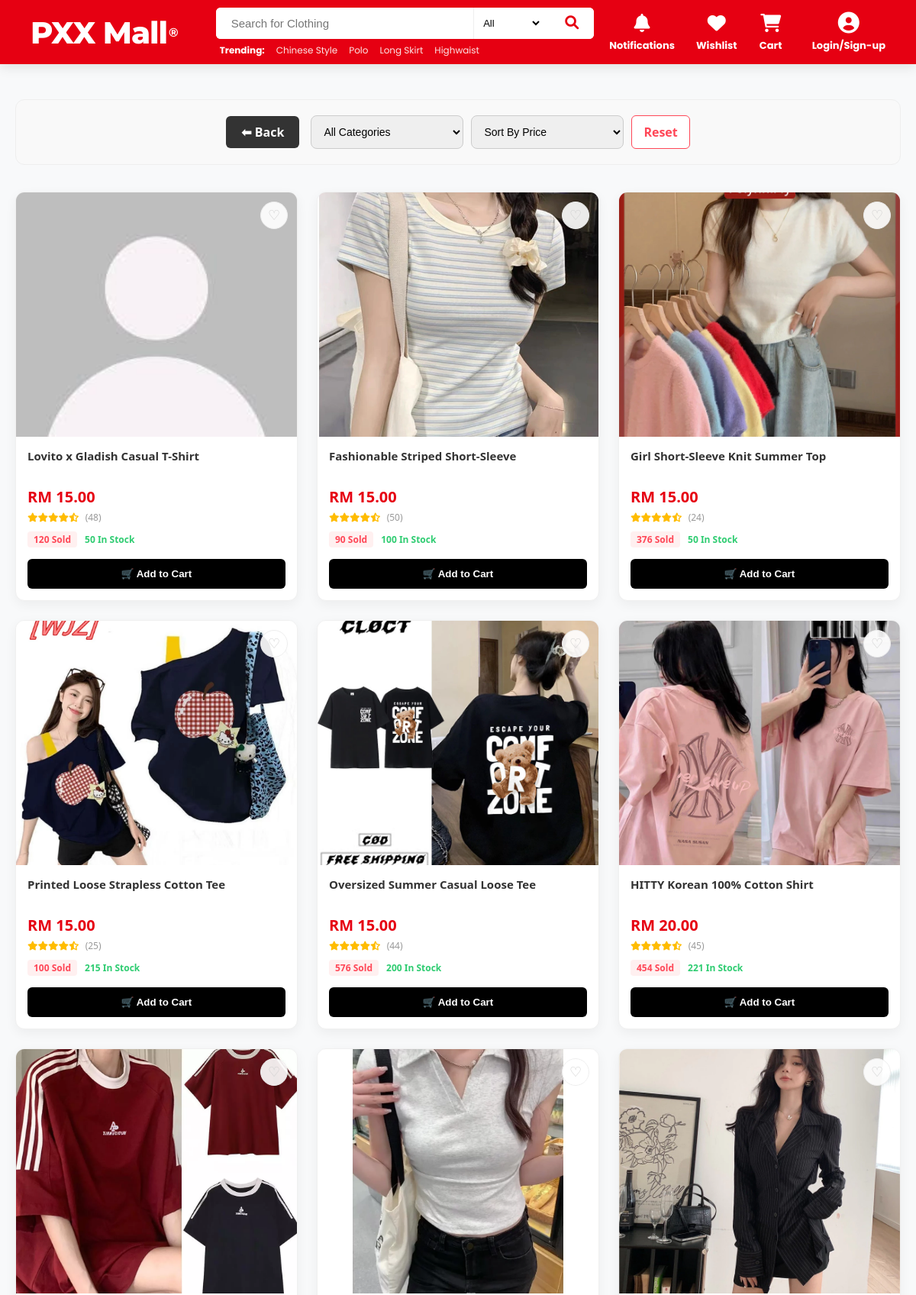
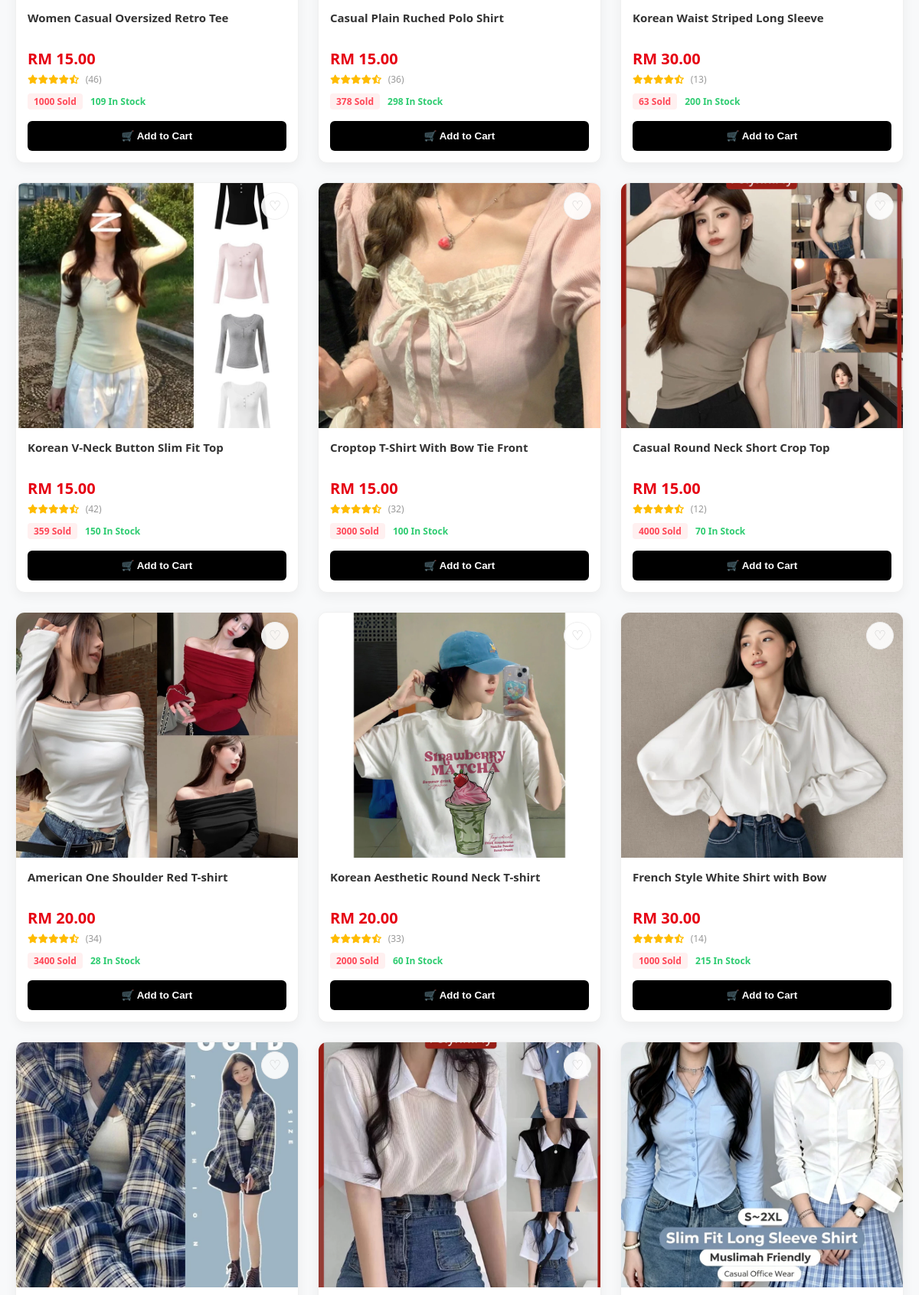
The page /ViewAllProduct.php (upper part) on the database its author committed (2 pictures, top to bottom).
### tables this page shows
CREATE TABLE `products` (
  `product_id` varchar(20) NOT NULL,
  `category_id` varchar(20) DEFAULT NULL,
  `name` varchar(255) NOT NULL,
  `keywords` text DEFAULT NULL,
  `description` text DEFAULT NULL,
  `price` decimal(10,2) NOT NULL,
  `size` varchar(100) DEFAULT NULL,
  `colour` varchar(100) DEFAULT NULL,
  `rating` varchar(20) NOT NULL,
  `stock` int(11) NOT NULL DEFAULT 0,
  `low_stock_threshold` int(11) DEFAULT 5,
  `sales_count` varchar(20) DEFAULT '0',
  `product_image` varchar(255) DEFAULT NULL,
  `status` enum('In stock','Low in stock','Out of stock') DEFAULT NULL,
  `created_at` timestamp NOT NULL DEFAULT current_timestamp()
);

### ViewAllProduct.php (the view, shortened to what this page needs)
<?php
require_once 'includes/db.php';
require_once 'includes/_head.php';
$current_user_id = $_SESSION['user_id'] ?? null;
$sort = $_GET['sort'] ?? '';
$sql = "SELECT p.*,
        (SELECT COUNT(*) FROM favourites f WHERE f.product_id = p.product_id AND f.user_id = ?) as is_favourite
        FROM products p WHERE 1=1";
$params = [$current_user_id];
if ($sort == 'price_low') { $sql .= " ORDER BY p.price ASC"; }
elseif ($sort == 'price_high') { $sql .= " ORDER BY p.price DESC"; }
else { $sql .= " ORDER BY p.product_id DESC"; }
$stmt = $pdo->prepare($sql);
$stmt->execute($params);
$products = $stmt->fetchAll();
?>
<div class="view-all-container">
    <div class="toolbar">
        <a href="index.php" class="btn-back">⬅ Back</a>
        <form method="GET" action="ViewAllProduct.php" style="display: flex; gap: 10px; align-items: center;">
            <select name="cat_key" class="filter-select" onchange="this.form.submit()">
                <option value="">All Categories</option>
            </select>
            <select name="sort" class="filter-select" onchange="this.form.submit()">
                <option value="">Sort By Price</option>
            </select>
            <a href="ViewAllProduct.php" class="btn-reset">Reset</a>
        </form>
    </div>
    <?php if (empty($products)): ?>
        <div class="no-results">
            <i class="fa-solid fa-magnifying-glass" style="font-size: 40px; margin-bottom: 20px;"></i>
            <h3>No products found</h3>
            <p>Try different keywords or browse all categories</p>
        </div>
    <?php else: ?>
    <div class="products-grid">
        <?php foreach ($products as $product):
            $img_path = !empty($product['product_image']) ? trim(explode(',', $product['product_image'])[0]) : 'default.jpg';
            $stock = (int)$product['stock'];
        ?>
            <div class="product-card">
                <button type="button"
                        class="wishlist-btn <?php echo ($product['is_favourite'] > 0) ? 'active' : ''; ?>"
                        data-id="<?php echo htmlspecialchars($product['product_id']); ?>"
                        onclick="toggleWishlist(this)">
                    <?php echo ($product['is_favourite'] > 0) ? '♥' : '♡'; ?>
                </button>
                <div class="product-img-wrapper">
                    <a href="memberProducts/detail.php?id=<?php echo $product['product_id']; ?>">
                        <img src="images/<?php echo htmlspecialchars($img_path); ?>" onerror="this.src='images/default.jpg'">
                    </a>
                </div>
                <div class="product-info">
                    <div class="product-name">
                        <a href="memberProducts/detail.php?id=<?php echo $product['product_id']; ?>">
                            <?php echo htmlspecialchars($product['name']); ?>
                        </a>
                    </div>
                    <div class="product-price">RM <?php echo number_format($product['price'], 2); ?></div>
                    <div class="rating-row">
                        <i class="fa-solid fa-star"></i><i class="fa-solid fa-star"></i><i class="fa-solid fa-star"></i><i class="fa-solid fa-star"></i><i class="fa-solid fa-star-half-stroke"></i>
                        <span class="rating-count">(<?php echo rand(10, 50); ?>)</span>
                    </div>
                    <div class="stats-row">
                        <span class="sales-badge"><?php echo $product['sales_count'] ?? 0; ?> Sold</span>
                        <span class="stock-badge <?php echo ($stock > 0) ? 'stock-in' : 'stock-out'; ?>">
                            <?php echo ($stock > 0) ? $stock . " In Stock" : "Out of Stock"; ?>
                        </span>
                    </div>
                    <button type="button" class="add-btn"
                            data-id="<?php echo $product['product_id']; ?>"
                            <?php echo ($stock <= 0) ? 'disabled' : ''; ?>
                            onclick="addToCart('<?php echo $product['product_id']; ?>')">
                        <?php echo ($stock > 0) ? '🛒 Add to Cart' : 'Sold Out'; ?>
                    </button>
                </div>
            </div>
        <?php endforeach; ?>
    </div>
    <?php endif; ?>
</div>
<?php require_once 'includes/_foot.php'; ?>

### includes/_head.php (style rules this page uses)
:root { --pxx-red: #e60012; --white: #ffffff; --gray-100: #f8f9fa; --transition: all 0.3s cubic-bezier(0.4, 0, 0.2, 1); }
body { margin: 0; font-family: 'Poppins', sans-serif; background-color: var(--gray-100); padding-top: 100px; }
* { box-sizing: border-box; }
a { text-decoration: none; color: inherit; transition: var(--transition); }

### ViewAllProduct.php (style rules this page uses)
.view-all-container { max-width: 1300px; margin: 30px auto; padding: 0 20px; font-family: 'Segoe UI', sans-serif; }
.toolbar { display: flex; gap: 15px; margin-bottom: 35px; align-items: center; justify-content: center; background: #f9f9f9; padding: 20px; border-radius: 12px; border: 1px solid #eee; }
.btn-back { text-decoration: none; background: #333; color: #fff; padding: 10px 20px; border-radius: 6px; font-weight: bold; }
.btn-reset { text-decoration: none; background: #fff; color: #ff4757; padding: 10px 15px; border-radius: 6px; border: 1px solid #ff4757; font-weight: bold; }
.filter-select { padding: 12px; border-radius: 8px; border: 1px solid #ccc; min-width: 200px; font-size: 14px; }
.products-grid { display: grid; grid-template-columns: repeat(auto-fill, minmax(280px, 1fr)); gap: 25px; }
.product-card { background: #fff; border-radius: 12px; overflow: hidden; box-shadow: 0 5px 15px rgba(0,0,0,0.05); transition: 0.3s; position: relative; border: 1px solid #f0f0f0; display: flex; flex-direction: column; height: 100%; }
.product-img-wrapper { height: 320px; overflow: hidden; background: #f0f0f0; }
.product-img-wrapper img { width: 100%; height: 100%; object-fit: cover; }
.wishlist-btn { position: absolute; top: 12px; right: 12px; background: rgba(255,255,255,0.9); border: 1px solid #eee; width: 36px; height: 36px; border-radius: 50%; cursor: pointer; z-index: 10; font-size: 18px; display: flex; align-items: center; justify-content: center; transition: 0.2s; color: #ccc; }
.product-info { padding: 15px; flex-grow: 1; display: flex; flex-direction: column; }
.product-name { margin-bottom: 8px; font-weight: 600; font-size: 15px; line-height: 1.4; height: 2.8em; overflow: hidden; display: -webkit-box; -webkit-line-clamp: 2; -webkit-box-orient: vertical; }
.product-name a { color: #333; text-decoration: none; }
.product-price { font-size: 20px; color: #e60012; font-weight: 800; margin-bottom: 5px; }
.rating-row { margin-bottom: 10px; color: #ffbc00; font-size: 12px; }
.rating-count { color: #999; margin-left: 5px; }
.stats-row { display: flex; align-items: center; gap: 10px; font-size: 12px; margin-bottom: 15px; }
.sales-badge { color: #ff4757; font-weight: 600; background: #fff0f0; padding: 2px 8px; border-radius: 4px; }
.stock-badge { font-weight: 600; }
.stock-in { color: #2ecc71; }
.add-btn { width: 100%; padding: 12px; background: #000; color: #fff; border: none; border-radius: 6px; font-weight: bold; cursor: pointer; margin-top: auto; transition: 0.2s; }

### rows shown on the page
products: shows a picture, name "Lovito x Gladish Casual T-Shirt", price "15.00", sales_count "120", stock "50", shows "🛒 Add to Cart"
products: shows a picture, name "Fashionable Striped Short-Sleeve", price "15.00", sales_count "90", stock "100", shows "🛒 Add to Cart"
products: shows a picture, name "Girl Short-Sleeve Knit Summer Top", price "15.00", sales_count "376", stock "50", shows "🛒 Add to Cart"
products: shows a picture, name "Printed Loose Strapless Cotton Tee", price "15.00", sales_count "100", stock "215", shows "🛒 Add to Cart"
products: shows a picture, name "Oversized Summer Casual Loose Tee", price "15.00", sales_count "576", stock "200", shows "🛒 Add to Cart"
products: shows a picture, name "HITTY Korean 100% Cotton Shirt", price "20.00", sales_count "454", stock "221", shows "🛒 Add to Cart"
products: shows a picture, name "Women Casual Oversized Retro Tee", price "15.00", sales_count "1000", stock "109", shows "🛒 Add to Cart"
products: shows a picture, name "Casual Plain Ruched Polo Shirt", price "15.00", sales_count "378", stock "298", shows "🛒 Add to Cart"
products: shows a picture, name "Korean Waist Striped Long Sleeve", price "30.00", sales_count "63", stock "200", shows "🛒 Add to Cart"
products: shows a picture, name "Korean V-Neck Button Slim Fit Top", price "15.00", sales_count "359", stock "150", shows "🛒 Add to Cart"
products: shows a picture, name "Croptop T-Shirt With Bow Tie Front", price "15.00", sales_count "3000", stock "100", shows "🛒 Add to Cart"
products: shows a picture, name "Casual Round Neck Short Crop Top", price "15.00", sales_count "4000", stock "70", shows "🛒 Add to Cart"
products: shows a picture, name "American One Shoulder Red T-shirt", price "20.00", sales_count "3400", stock "28", shows "🛒 Add to Cart"
products: shows a picture, name "Korean Aesthetic Round Neck T-shirt", price "20.00", sales_count "2000", stock "60", shows "🛒 Add to Cart"
products: shows a picture, name "French Style White Shirt with Bow", price "30.00", sales_count "1000", stock "215", shows "🛒 Add to Cart"
products: shows a picture
products: shows a picture
products: shows a picture

### other values the page prints
$kw "Chinese Style"
$kw "Polo"
$kw "Long Skirt"
$kw "Highwaist"
